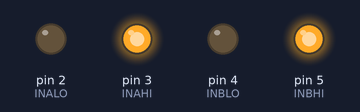
Bench run of a sketch on a simulated Arduino Uno, built with avr-gcc and run on an emulated ATmega328P. On the bench: output pins drawn as LEDs (lit = HIGH).

Above: at 1.0 s.
At 3.0 s:
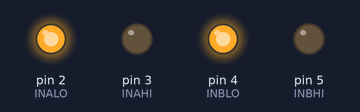
Timing chart, 0 to 5.2 s (numbered marks = the images above):
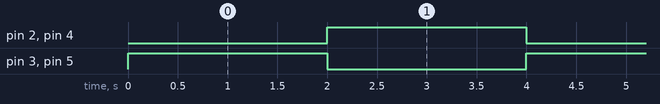

Measured:
- by itself, pin 2 (INALO), pin 3 (INAHI), pin 4 (INBLO), pin 5 (INBHI): alternates HIGH for 2.0 s and LOW for 2.0 s

The sketch:

Panel-Solar.ino
```cpp
// Declaramos los pines a los que estan conectados los Mosfets al Arduino.

#define INAHI 3
#define INALO 2
#define INBHI 5
#define INBLO 4


void setup() {

// Habilitamos los pines como salida.

  pinMode(INAHI, OUTPUT);
  pinMode(INBHI, OUTPUT);
  pinMode(INALO, OUTPUT);
  pinMode(INBLO, OUTPUT);

}

void loop() {

// Hacemos la logica para que se activen esquinados y que cambien cada 2 segundos

  digitalWrite(INAHI, HIGH);
  digitalWrite(INALO, LOW);
  digitalWrite(INBHI, HIGH);
  digitalWrite(INBLO, LOW);

// Agregamos un delay de 2 segundos

  delay(2000);

  digitalWrite(INAHI, LOW);
  digitalWrite(INALO, HIGH);
  digitalWrite(INBHI, LOW);
  digitalWrite(INBLO, HIGH);

// Agregamos un delay de 2 segundos

  delay(2000);

}
```
